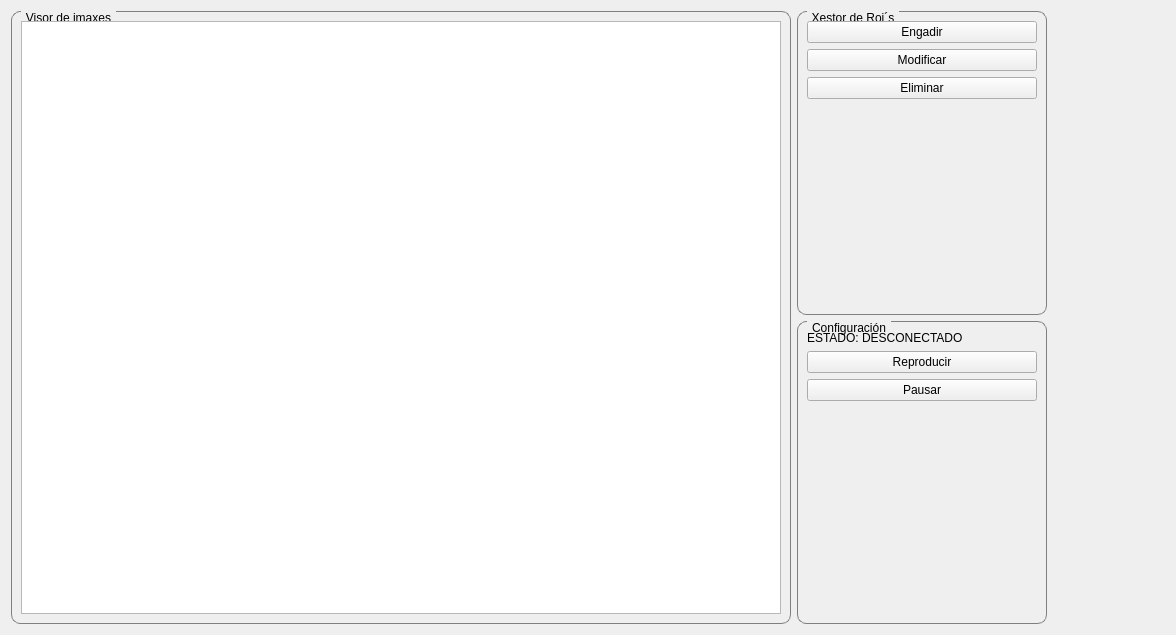
<?xml version="1.0" encoding="UTF-8"?>
<ui version="4.0">
 <class>CustomTab</class>
 <widget class="QWidget" name="CustomTab">
  <property name="geometry">
   <rect>
    <x>0</x>
    <y>0</y>
    <width>1176</width>
    <height>635</height>
   </rect>
  </property>
  <property name="minimumSize">
   <size>
    <width>1024</width>
    <height>600</height>
   </size>
  </property>
  <property name="windowTitle">
   <string>Form</string>
  </property>
  <layout class="QGridLayout" name="gridLayout">
   <item row="0" column="0">
    <layout class="QHBoxLayout" name="horizontalLayout">
     <property name="sizeConstraint">
      <enum>QLayout::SetFixedSize</enum>
     </property>
     <item>
      <widget class="QGroupBox" name="gpVisor">
       <property name="minimumSize">
        <size>
         <width>780</width>
         <height>0</height>
        </size>
       </property>
       <property name="maximumSize">
        <size>
         <width>780</width>
         <height>16777215</height>
        </size>
       </property>
       <property name="styleSheet">
        <string notr="true">

QGroupBox {
    border: 1px solid gray;
    border-radius: 9px;
    margin-top: 0.5em;
}

QGroupBox::title {
    subcontrol-origin: margin;
    left: 10px;
    padding: 0 3px 0 3px;
}

</string>
       </property>
       <property name="title">
        <string>Visor de imaxes</string>
       </property>
       <layout class="QGridLayout" name="gridLayout_2">
        <item row="0" column="0">
         <widget class="QGraphicsView" name="graphicsView"/>
        </item>
       </layout>
      </widget>
     </item>
     <item>
      <layout class="QVBoxLayout" name="verticalLayout">
       <item>
        <widget class="QGroupBox" name="groupBox_2">
         <property name="minimumSize">
          <size>
           <width>250</width>
           <height>0</height>
          </size>
         </property>
         <property name="styleSheet">
          <string notr="true">

QGroupBox {
    border: 1px solid gray;
    border-radius: 9px;
    margin-top: 0.5em;
}

QGroupBox::title {
    subcontrol-origin: margin;
    left: 10px;
    padding: 0 3px 0 3px;
}

</string>
         </property>
         <property name="title">
          <string>Xestor de Roi´s</string>
         </property>
         <property name="alignment">
          <set>Qt::AlignHCenter|Qt::AlignTop</set>
         </property>
         <layout class="QVBoxLayout" name="verticalLayout_2">
          <item>
           <widget class="QPushButton" name="btnAddRoi">
            <property name="text">
             <string>Engadir</string>
            </property>
           </widget>
          </item>
          <item>
           <widget class="QPushButton" name="btnEdirRoi">
            <property name="text">
             <string>Modificar</string>
            </property>
           </widget>
          </item>
          <item>
           <widget class="QPushButton" name="btnDelRoi">
            <property name="text">
             <string>Eliminar</string>
            </property>
           </widget>
          </item>
          <item>
           <spacer name="verticalSpacer">
            <property name="orientation">
             <enum>Qt::Vertical</enum>
            </property>
            <property name="sizeHint" stdset="0">
             <size>
              <width>20</width>
              <height>40</height>
             </size>
            </property>
           </spacer>
          </item>
         </layout>
        </widget>
       </item>
       <item>
        <widget class="QGroupBox" name="groupBox">
         <property name="styleSheet">
          <string notr="true">

QGroupBox {
    border: 1px solid gray;
    border-radius: 9px;
    margin-top: 0.5em;
}

QGroupBox::title {
    subcontrol-origin: margin;
    left: 10px;
    padding: 0 3px 0 3px;
}

</string>
         </property>
         <property name="title">
          <string>Configuración</string>
         </property>
         <layout class="QGridLayout" name="gridLayout_3">
          <item row="1" column="0">
           <widget class="QPushButton" name="qPlay">
            <property name="text">
             <string>Reproducir</string>
            </property>
           </widget>
          </item>
          <item row="3" column="0">
           <spacer name="verticalSpacer_2">
            <property name="orientation">
             <enum>Qt::Vertical</enum>
            </property>
            <property name="sizeHint" stdset="0">
             <size>
              <width>20</width>
              <height>40</height>
             </size>
            </property>
           </spacer>
          </item>
          <item row="2" column="0">
           <widget class="QPushButton" name="btnPausar">
            <property name="text">
             <string>Pausar</string>
            </property>
           </widget>
          </item>
          <item row="0" column="0">
           <widget class="QLabel" name="lblEstado">
            <property name="text">
             <string>ESTADO: DESCONECTADO</string>
            </property>
           </widget>
          </item>
         </layout>
        </widget>
       </item>
      </layout>
     </item>
     <item>
      <spacer name="horizontalSpacer">
       <property name="orientation">
        <enum>Qt::Horizontal</enum>
       </property>
       <property name="sizeHint" stdset="0">
        <size>
         <width>40</width>
         <height>20</height>
        </size>
       </property>
      </spacer>
     </item>
    </layout>
   </item>
  </layout>
 </widget>
 <resources/>
 <connections/>
</ui>
